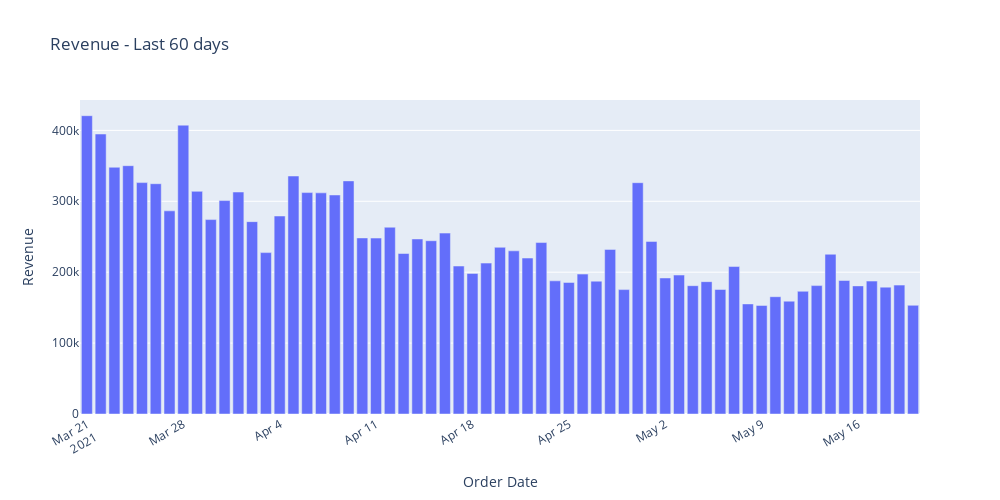

Source (notebook cell):
### Markdown cell above
### Daily Sales for last 60 days

### Code cell
# List of all orders in last 60 days
last60_orders = df_orders[(df_orders['order_processed_at_date'] >= date.today() - timedelta(days = 60)) & \
    (df_orders['order_processed_at_date'] <= date.today())]
# Grouping by day
last60_orders_daily = last60_orders.groupby('order_processed_at_date').sum().reset_index()
# Renaming columns
last60_orders_daily = last60_orders_daily.rename(columns={'order_processed_at_date':'Order Date', 'order_revenue':'Revenue'})

# Plot
fig = px.bar(data_frame=last60_orders_daily, x='Order Date', y='Revenue', title='Revenue - Last 60 days', \
    height=500, width=1000)
fig.update_xaxes(tickangle = -30)
fig.show()

### Figure 1 — Plotly figure (JSON) as saved in the notebook; plotly's stock layout.template omitted (floating-point values rounded to 4 significant figures)
{"data": [{"alignmentgroup": "True", "hovertemplate": "Order Date=%{x}<br>Revenue=%{y}<extra></extra>", "legendgroup": "", "marker": {"color": "#636efa"}, "name": "", "offsetgroup": "", "orientation": "v", "showlegend": false, "textposition": "auto", "type": "bar", "x": ["2021-03-21", "2021-03-22", "2021-03-23", "2021-03-24", "2021-03-25", "2021-03-26", "2021-03-27", "2021-03-28", "2021-03-29", "2021-03-30", "2021-03-31", "2021-04-01", "2021-04-02", "2021-04-03", "2021-04-04", "2021-04-05", "2021-04-06", "2021-04-07", "2021-04-08", "2021-04-09", "2021-04-10", "2021-04-11", "2021-04-12", "2021-04-13", "2021-04-14", "2021-04-15", "2021-04-16", "2021-04-17", "2021-04-18", "2021-04-19", "2021-04-20", "2021-04-21", "2021-04-22", "2021-04-23", "2021-04-24", "2021-04-25", "2021-04-26", "2021-04-27", "2021-04-28", "2021-04-29", "2021-04-30", "2021-05-01", "2021-05-02", "2021-05-03", "2021-05-04", "2021-05-05", "2021-05-06", "2021-05-07", "2021-05-08", "2021-05-09", "2021-05-10", "2021-05-11", "2021-05-12", "2021-05-13", "2021-05-14", "2021-05-15", "2021-05-16", "2021-05-17", "2021-05-18", "2021-05-19", "2021-05-20"], "xaxis": "x", "y": [420700.0, 394900.0, 348000.0, 350200.0, 326300.0, 324800.0, 286500.0, 407400.0, 314000.0, 274200.0, 301000.0, 313100.0, 271300.0, 227600.0, 279200.0, 335700.0, 312300.0, 311900.0, 308900.0, 328800.0, 248300.0, 248100.0, 263400.0, 226400.0, 246900.0, 244400.0, 255200.0, 208700.0, 198300.0, 212800.0, 235100.0, 230100.0, 220000.0, 241800.0, 187800.0, 185500.0, 197300.0, 187300.0, 232100.0, 175400.0, 326200.0, 243400.0, 191900.0, 196000.0, 181000.0, 186600.0, 175600.0, 208000.0, 155200.0, 153100.0, 165400.0, 159100.0, 173100.0, 181100.0, 225300.0, 188300.0, 180700.0, 187500.0, 178900.0, 181800.0, 153300.0], "yaxis": "y"}], "layout": {"barmode": "relative", "height": 500, "legend": {"tracegroupgap": 0}, "title": {"text": "Revenue - Last 60 days"}, "width": 1000, "xaxis": {"anchor": "y", "domain": [0, 1], "tickangle": -30, "title": {"text": "Order Date"}}, "yaxis": {"anchor": "x", "domain": [0, 1], "title": {"text": "Revenue"}}}}
